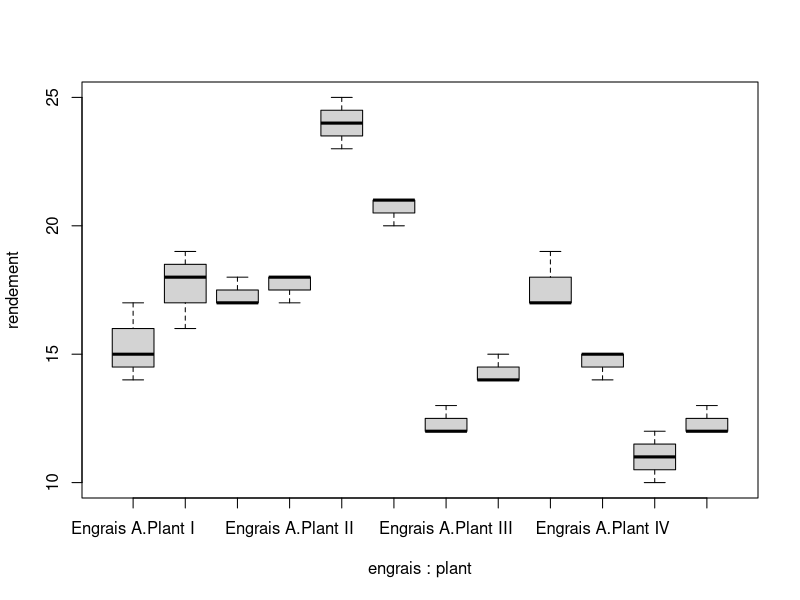
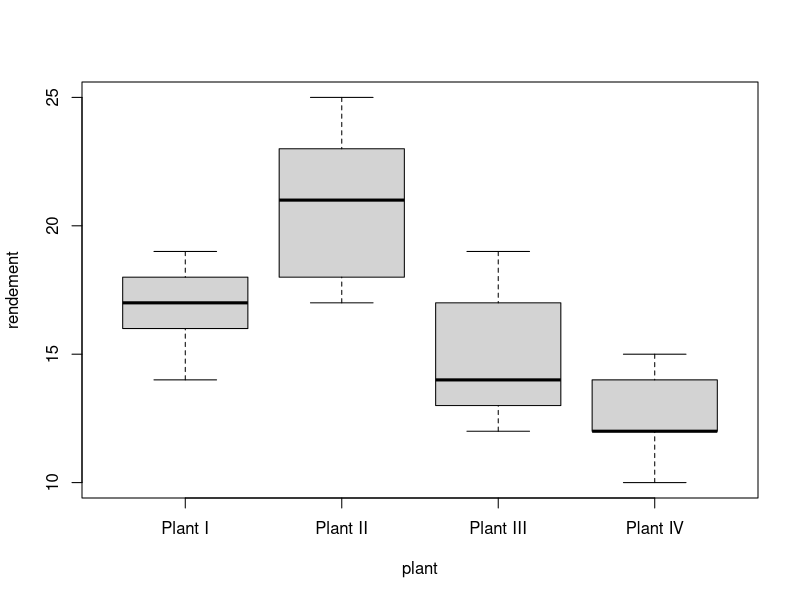
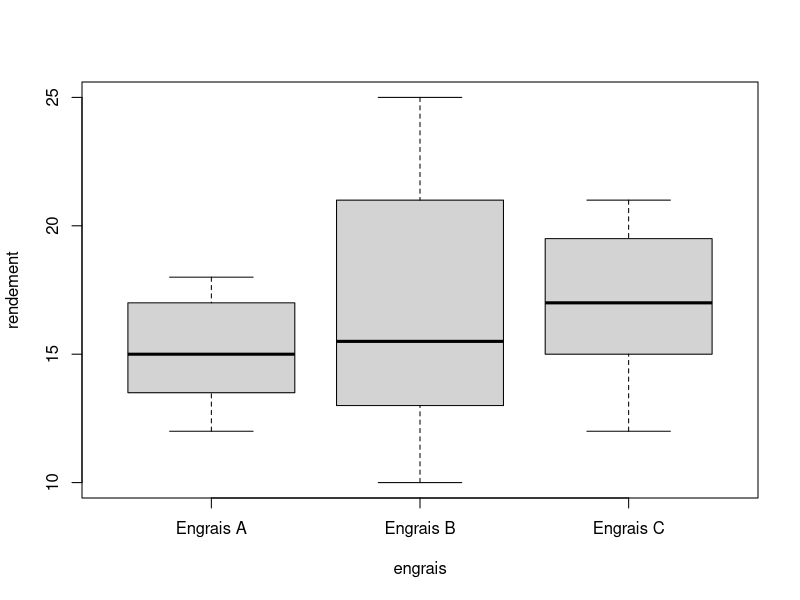
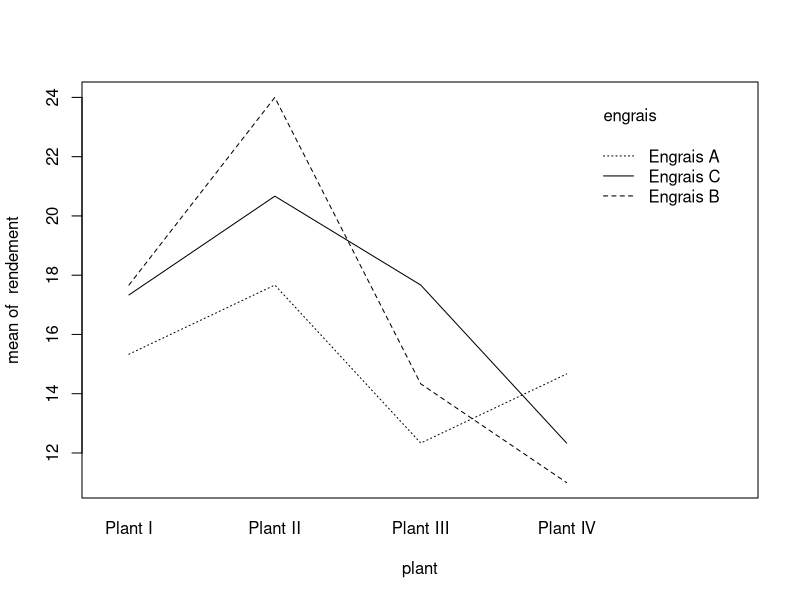
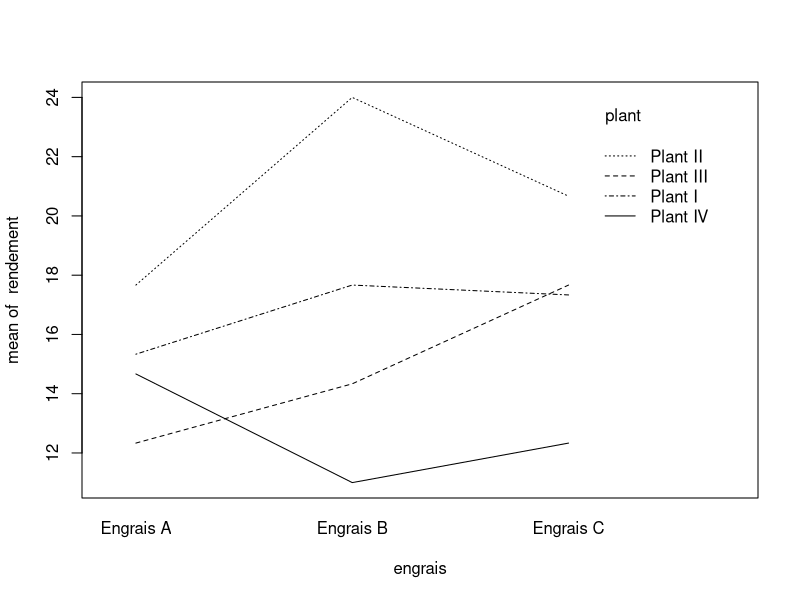

Write the R code that produced these figures, in order.
rendement<-c(15,14,17,18,17,18,12,13,12,14,15,15,
             16,19,18,23,24,25,15,14,14,12,11,10,
             18,17,17,20,21,21,17,19,17,12,13,12)
plant<-as.factor(rep(rep(c("Plant I","Plant II","Plant III","Plant IV"),each=3),3))
engrais<-as.factor(rep(c("Engrais A","Engrais B","Engrais C"),each=12))
donnees<-data.frame(rendement,plant,engrais)
levels(engrais) # donne les differents niveaux du facteur "engrais"
levels(plant) # donne les differents niveaux du facteur "plant"
table(engrais) # indique les nombres d’observations par niveau du facteur "engrais"
table(plant) # indique les nombres d’observations par niveau du facteur "plant"
table(plant,engrais)

boxplot(rendement~engrais*plant)
boxplot(rendement~plant)
boxplot(rendement~engrais)

interaction.plot(plant,engrais,rendement)
interaction.plot(engrais,plant,rendement)

tapply(rendement,list(engrais,plant),mean)
tapply(rendement,list(engrais,plant),min)
tapply(rendement,list(engrais,plant),var)

res.aov <- aov(rendement~engrais*plant) # modele avec interaction
summary(res.aov)

res<-lm(rendement~engrais*plant) # calage sur la case "Type I" et "Engrais A"
summary(res)
